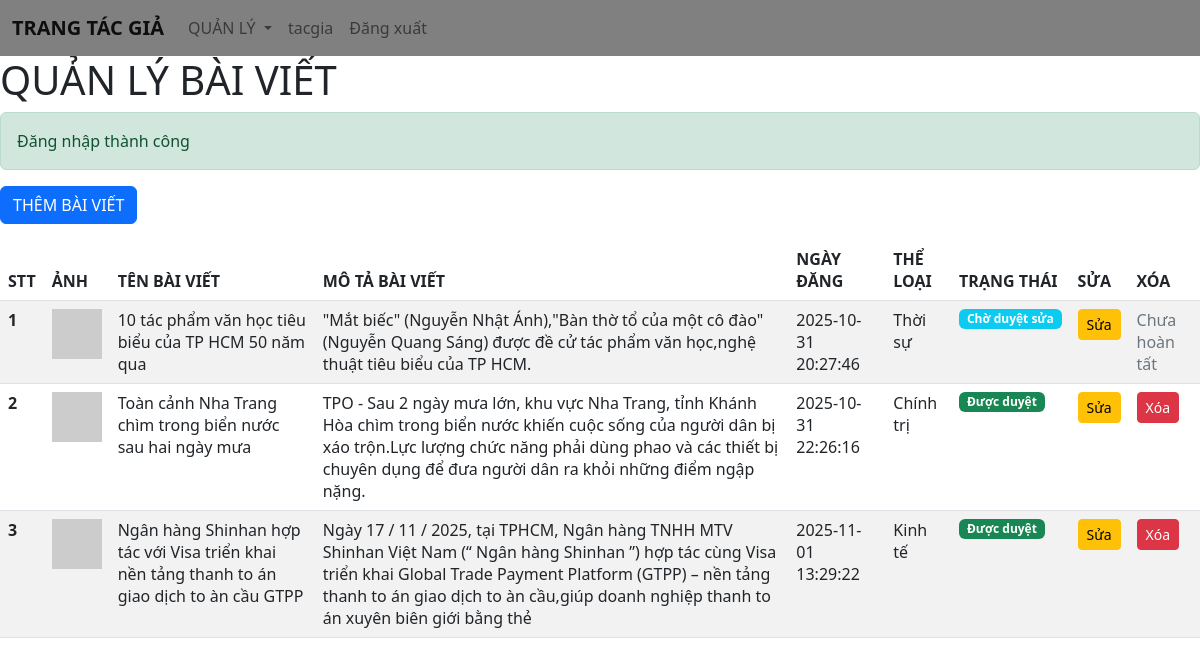
The app's page /index.php?type=home (signed in) with its own data.
### tables this page shows
CREATE TABLE `posts` (
  `id_post` bigint(20) NOT NULL,
  `postName` varchar(255) NOT NULL,
  `postImage` varchar(255) NOT NULL,
  `postDescription` varchar(255) NOT NULL,
  `postDate` datetime NOT NULL DEFAULT current_timestamp(),
  `postContent` varchar(10000) NOT NULL,
  `isAccepted` tinyint(4) NOT NULL DEFAULT 1,
  `note` varchar(255) NULL,
  `user_id` bigint(20) NOT NULL,
  `category_id` bigint(20) DEFAULT 4
);

CREATE TABLE `post_categories` (
  `id_post_category` bigint(20) NOT NULL,
  `nameCategory` varchar(255) NOT NULL,
  `delCategory` tinyint(4) NOT NULL DEFAULT 0
);

### app/helpers/security.php (called while the page is built, shortened)
<?php
function e($string){
    return htmlspecialchars($string ?? '', ENT_QUOTES, 'UTF-8');
}
function getFlashMessage($type){
    if(isset($_SESSION['flash'][$type])){
        $message = $_SESSION['flash'][$type];
        return $message;
    }
    return null;
}

### app/models/pdo.php (called while the page is built, shortened)
<?php
function pdo_get_connection()
{
    try {
        $conn = new PDO('mysql:host=' . DBHOST . ';dbname=' . DBNAME . ';charset=utf8mb4', DBUSER, DBPASS);
        $conn->setAttribute(PDO::ATTR_ERRMODE, PDO::ERRMODE_EXCEPTION);
        $conn->setAttribute(PDO::ATTR_EMULATE_PREPARES, false);
        return $conn;
    } catch (PDOException $e) {
        error_log("Database connection error: " . $e->getMessage());
        die("Lỗi kết nối cơ sở dữ liệu. Vui lòng thử lại sau.");
    }
}
function pdo_query($sql, ...$args)
{
    try {
        $conn = pdo_get_connection();
        $stmt = $conn->prepare($sql);
        $stmt->execute($args);
        $rows = $stmt->fetchAll(PDO::FETCH_ASSOC);
        return $rows;
    } catch (PDOException $e) {
        $errorMsg = "Query error: " . $e->getMessage();
        error_log($errorMsg);
        $logFile = __DIR__ . '/../../logs/pdo_error.log';
        $timestamp = date('Y-m-d H:i:s');
        $logEntry = "[$timestamp] SQL: $sql | Args: " . json_encode($args) . " | Error: " . $e->getMessage() . "\n";
        file_put_contents($logFile, $logEntry, FILE_APPEND);
        return [];
    } finally {
        unset($conn);
    }
}

### app/models/user/productModels.php (called while the page is built, shortened)
<?php
function getAllPostByIdAuthor($id)
{
    $sql = "SELECT * FROM posts
          INNER JOIN post_categories ON posts.category_id = post_categories.id_post_category
          INNER JOIN users ON posts.user_id = users.id_user
          WHERE users.isActive=0 AND user_id=?";
    return pdo_query($sql, $id);
}

### app/views/admin/postself.views.php (the view, shortened to what this page needs)
<h1>QUẢN LÝ BÀI VIẾT</h1>
<?php if($success = getFlashMessage('success')): ?>
  <div class="alert alert-success"><?= e($success) ?></div>
<?php endif; ?>
<a href="index.php?type=postself&type1=addpost" class="btn btn-primary mb-3">THÊM BÀI VIẾT</a>
<table class="table table-striped">
  <thead>
    <tr>
      <th scope="col">STT</th>
      <th scope="col">ẢNH</th>
      <th scope="col">TÊN BÀI VIẾT</th>
      <th scope="col">MÔ TẢ BÀI VIẾT</th>
      <th scope="col">NGÀY ĐĂNG</th>
      <th scope="col">THỂ LOẠI</th>
      <th scope="col">TRẠNG THÁI</th>
      <th scope="col">SỬA</th>
      <th scope="col">XÓA</th>
    </tr>
  </thead>
  <tbody>
    <?php
    $i=1;
    foreach ($getAllPostByIdAuthor as $key) {
        echo '<tr>';
        echo '<th scope="row">'.e($i++).'</th>';
        echo '<td><img src="'.e($key['postImage']).'" width="50" alt="Post" /></td>';
        echo '<td>'.e($key['postName']).'</td>';
        echo '<td>'.e($key['postDescription']).'</td>';
        echo '<td>'.e($key['postDate']).'</td>';
        echo '<td>'.e($key['nameCategory']).'</td>';
        switch ($key['isAccepted']) {
            case 0: echo '<td><span class="badge bg-success">Được duyệt</span></td>'; break;
            case 2: echo '<td><span class="badge bg-info">Chờ duyệt sửa</span></td>'; break;
        }
        if($key['isAccepted']==0 || $key['isAccepted']==2){
            echo '<td><a href="index.php?type=postself&type1=fixpost&id='.e($key['id_post']).'" class="btn btn-sm btn-warning">Sửa</a></td>';
        }else{
            echo '<td><span class="text-muted">Chưa hoàn tất</span></td>';
        }
        if($key['isAccepted']==0){
            echo '<td><a href="index.php?type=postself&del='.e($key['id_post']).'" class="btn btn-sm btn-danger" onclick="return confirm(\'Xóa bài viết này?\')">Xóa</a></td>';
        }elseif($key['isAccepted']==3){
            echo '<td><a href="index.php?type=postself&restore='.e($key['id_post']).'" class="btn btn-sm btn-success" onclick="return confirm(\'Khôi phục bài viết này?\')">Khôi phục</a></td>';
        }else{
            echo '<td><span class="text-muted">Chưa hoàn tất</span></td>';
        }
        echo '</tr>';
    }
    ?>
  </tbody>
</table>

### records on screen
posts: postName "10 tác phẩm văn học tiêu biểu của TP HCM 50 năm qua", postDescription "\"Mắt biếc\" (Nguyễn Nhật Ánh),\"Bàn thờ tổ của một cô đào\" (Nguyễn Quang Sáng) được đề cử tác phẩm văn học,nghệ thuật tiêu biểu của TP HCM.", postDate "2025-10-31 20:27:46", category.nameCategory "Thời sự", isAccepted "Chờ duyệt sửa"
posts: postName "Toàn cảnh Nha Trang chìm trong biển nước sau hai ngày mưa", postDescription "TPO - Sau 2 ngày mưa lớn, khu vực Nha Trang, tỉnh Khánh Hòa chìm trong biển nước khiến cuộc sống của người dân bị xáo trộn.Lực lượng chức năng phải dùng phao và các thiết bị chuyên dụng để đưa người dân ra khỏi những điểm ngập nặng.", postDate "2025-10-31 22:26:16", category.nameCategory "Chính trị", isAccepted "Được duyệt"
posts: postName "Ngân hàng Shinhan hợp tác với Visa triển khai nền tảng thanh to án giao dịch to àn cầu GTPP", postDescription "Ngày 17 / 11 / 2025, tại TPHCM, Ngân hàng TNHH MTV Shinhan Việt Nam (“ Ngân hàng Shinhan ”) hợp tác cùng Visa triển khai Global Trade Payment Platform (GTPP) – nền tảng thanh to án giao dịch to àn cầu,giúp doanh nghiệp thanh to án xuyên biên giới bằng thẻ", postDate "2025-11-01 13:29:22", category.nameCategory "Kinh tế", isAccepted "Được duyệt"

### other values on screen
$roleNames[$roleId] "TRANG TÁC GIẢ"
$_SESSION['user']['userName'] "tacgia"
$success "Đăng nhập thành công"
